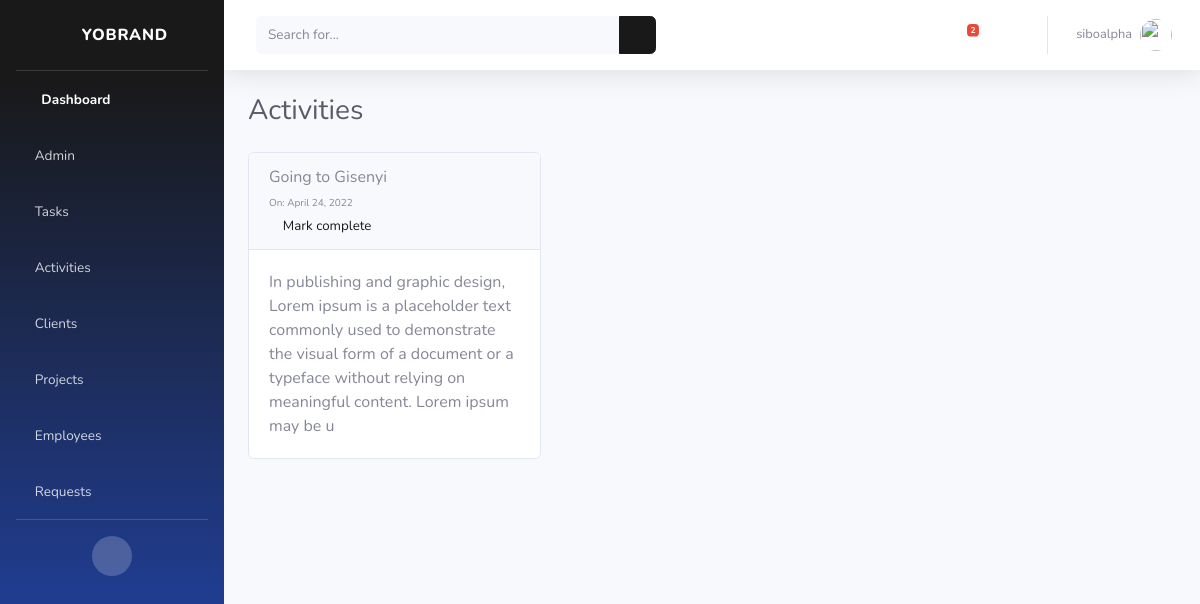
/activities/ (signed in), run on an earlier commit of the app's database.
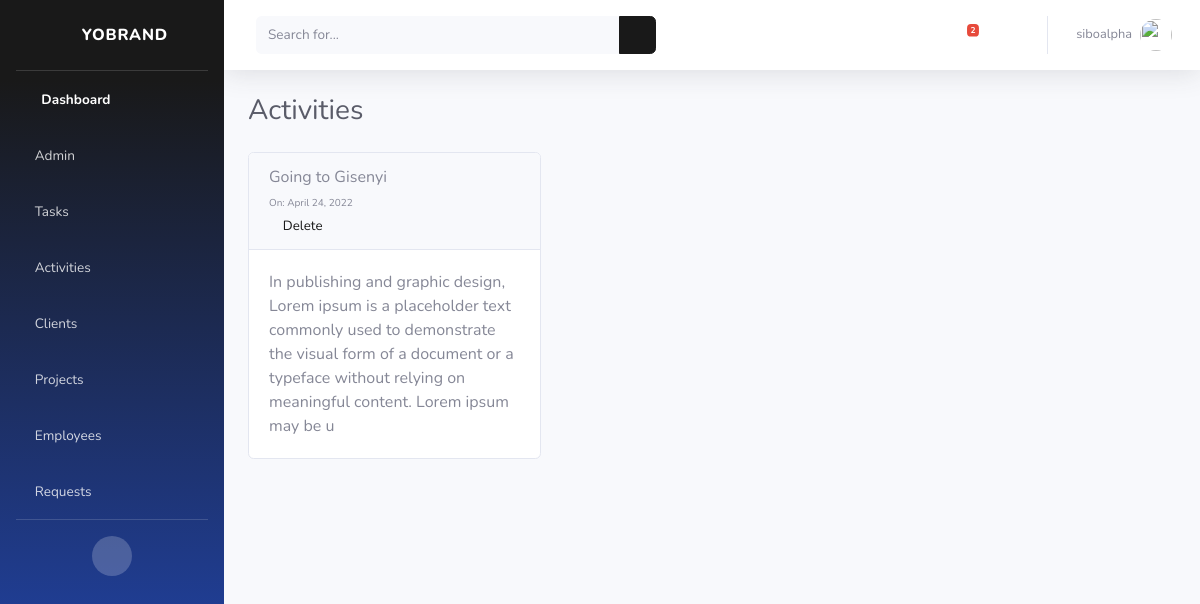
And on a later commit of the database.
### cms/models.py (models this page shows, shortened)
class Activity(models.Model):
    author = models.ForeignKey(User, on_delete=models.SET_NULL, null=True)
    title = models.CharField(max_length=40, null=True)
    description = models.TextField(max_length=200, null=True)
    due_date = models.DateField(auto_now_add=False, null=True)
    complete = models.BooleanField(default=False)

### cms/views.py (the view)
# urls.py: path('activities/', views.activities, name="activities"),
@login_required(login_url='login')
def activities(request):
    activities = Activity.objects.all()
    tasks_notification = Task.objects.filter(employee=request.user, complete = False).count()
    context = {'activities': activities, 'tasks_notification' :tasks_notification}
    return render(request, 'cms/activities.html', context)

### cms/templates/cms/activities.html (shortened to what this page needs)
{% extends 'cms/base.html' %}
{% block content %}
<div class="container-fluid">
    <div class="d-sm-flex align-items-center justify-content-between mb-4">
        <h1 class="h3 mb-0 text-gray-800">Activities</h1>
    </div>
    <div class="row">
        {% for activity in activities %}
        <div class="col-lg-4">
            <div class="card mb-4">
                <div class="card-header">
                    {{activity.title}}
                    <br>
                    <span style="font-size: x-small;" >On: {{activity.due_date}}</span>
                    {% if request.user.is_staff %}
                    <br>
                    {% if activity.complete == True %}
                    <a href="{% url 'delete-activity' activity.id %}" style="font-size: smaller;"><span><i class='far fa-trash-alt' style='color:red'></i></span> Delete</a>
                    {% endif %}
                    {% if activity.complete == False %}
                    <a href="{% url 'complete-activity' activity.id %}" style="font-size: smaller;"><span><i class='far fa-check-circle' style='color:green'></i></span> Mark complete</a>
                    {% endif %}
                    {% endif %}
                </div>
                <div class="card-body">
                    {{activity.description}}
                </div>
            </div>
        </div>
        {% endfor %}
    </div>
</div>
</div>
</div>
</div>
{% endblock %}

What changed in the data, as far as the page shows it:
changed Activity "Going to Gisenyi": complete "Mark complete" → "Delete"
